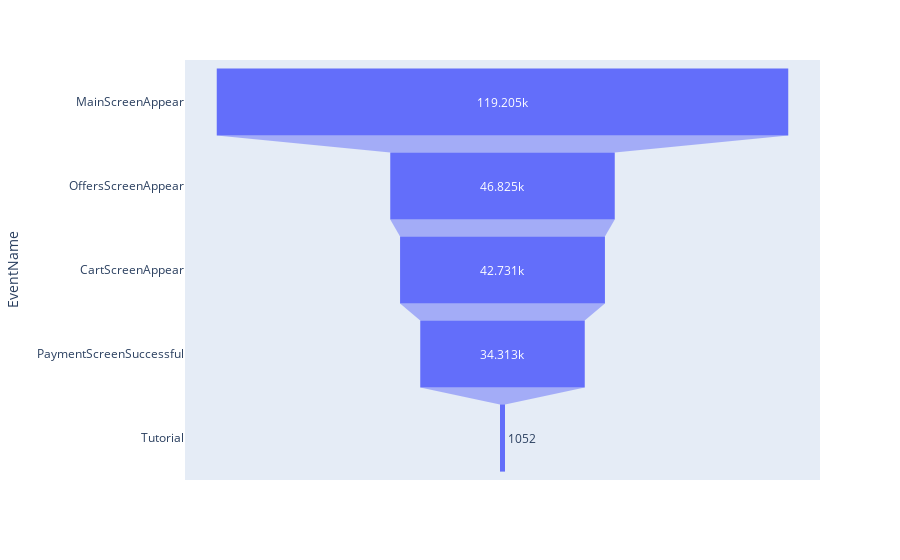

Write notebook code for a chart like this one.
### Markdown cell above
### Шаг 6. Постройте воронку из библиотеки Plotly (Funnel), которая будет описывать количество посещений в каждую страницу

### Code cell
fig = px.funnel(page_visits, x='page_visits_num', y= 'EventName')
fig.show()

### Figure 1 — Plotly figure (JSON) as saved in the notebook; plotly's stock layout.template omitted (floating-point values rounded to 4 significant figures)
{"data": [{"hovertemplate": "page_visits_num=%{x}<br>EventName=%{y}<extra></extra>", "legendgroup": "", "marker": {"color": "#636efa"}, "name": "", "orientation": "h", "showlegend": false, "type": "funnel", "x": [119205, 46825, 42731, 34313, 1052], "xaxis": "x", "y": ["MainScreenAppear", "OffersScreenAppear", "CartScreenAppear", "PaymentScreenSuccessful", "Tutorial"], "yaxis": "y"}], "layout": {"autosize": true, "legend": {"tracegroupgap": 0}, "margin": {"t": 60}, "xaxis": {"anchor": "y", "autorange": true, "domain": [0, 1], "range": [-66225, 66225], "title": {"text": "page_visits_num"}, "type": "linear"}, "yaxis": {"anchor": "x", "autorange": true, "domain": [0, 1], "range": [4.5, -0.5], "title": {"text": "EventName"}, "type": "category"}}}
